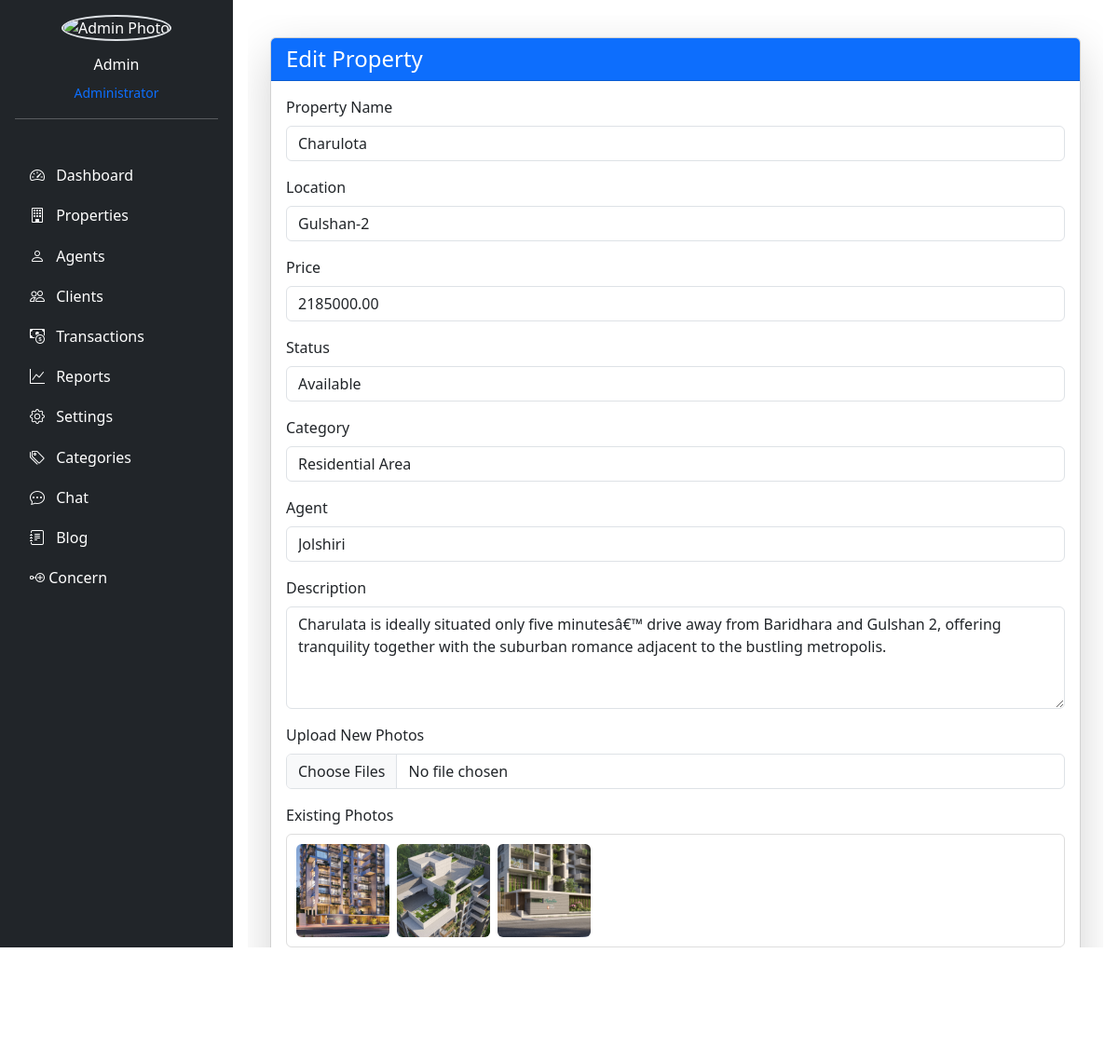
Page /admin/idx.php?page=property_form&id=3 (signed in) on the committed database.
### tables this page shows
CREATE TABLE `properties` (
  `id` int(11) NOT NULL,
  `category_id` int(11) DEFAULT NULL,
  `name` varchar(255) NOT NULL,
  `location` varchar(255) NOT NULL,
  `agent_id` int(11) DEFAULT NULL,
  `client_id` int(11) DEFAULT NULL,
  `price` decimal(12,2) NOT NULL,
  `photo` varchar(255) DEFAULT NULL,
  `status` enum('Available','Sold','Rented','Ongoing') DEFAULT 'Available',
  `description` text DEFAULT NULL,
  `created_at` timestamp NOT NULL DEFAULT current_timestamp()
);

CREATE TABLE `property_photos` (
  `id` int(11) NOT NULL,
  `property_id` int(11) NOT NULL,
  `photo` varchar(255) NOT NULL,
  `created_at` timestamp NOT NULL DEFAULT current_timestamp()
);

### admin/pages/property_form.php (the view, shortened to what this page needs)
<?php
require_once __DIR__ . "/../partials/db.php";
$id = $_GET['id'] ?? null;
$property = null;
if ($id) {
    $stmt = $conn->prepare("SELECT * FROM properties WHERE id = ?");
    $stmt->execute([$id]);
    $property = $stmt->fetch(PDO::FETCH_ASSOC);
}
?>
<div class="container-fluid p-4" style="height:100vh; overflow-y:auto;">
  <div class="card shadow-lg" style="min-height:95vh;">
    <div class="card-header bg-primary text-white sticky-top">
      <h4 class="mb-0"><?= $id ? "Edit Property" : "Add Property" ?></h4>
    </div>
    <div class="card-body">
      <form method="POST" enctype="multipart/form-data">
        <div class="mb-3">
          <label class="form-label">Property Name</label>
          <input type="text" name="name" class="form-control"
                 value="<?= htmlspecialchars($property['name'] ?? '') ?>" required>
        </div>
        <div class="mb-3">
          <label class="form-label">Location</label>
          <input type="text" name="location" class="form-control"
                 value="<?= htmlspecialchars($property['location'] ?? '') ?>" required>
        </div>
        <div class="mb-3">
          <label class="form-label">Price</label>
          <input type="number" name="price" class="form-control"
                 value="<?= htmlspecialchars($property['price'] ?? '') ?>" required>
        </div>
        <div class="mb-3">
          <label class="form-label">Status</label>
          <select name="status" class="form-control">
            <?php
            $statuses = ['Available', 'Sold', 'Ongoing','Rented'];
            foreach ($statuses as $s) {
                $selected = ($property['status'] ?? '') === $s ? 'selected' : '';
                echo "<option value='$s' $selected>$s</option>";
            }
            ?>
          </select>
        </div>
        <div class="mb-3">
          <label class="form-label">Category</label>
          <select name="category_id" class="form-control">
            <?php
            $cats = $conn->query("SELECT id, name FROM property_categories ORDER BY name ASC")->fetchAll(PDO::FETCH_ASSOC);
            foreach ($cats as $c) {
                $selected = ($property['category_id'] ?? '') == $c['id'] ? 'selected' : '';
                echo "<option value='{$c['id']}' $selected>{$c['name']}</option>";
            }
            ?>
          </select>
        </div>
        <div class="mb-3">
          <label class="form-label">Agent</label>
          <select name="agent_id" class="form-control">
            <?php
            $agents = $conn->query("SELECT id, name FROM agents ORDER BY name ASC")->fetchAll(PDO::FETCH_ASSOC);
            foreach ($agents as $a) {
                $selected = ($property['agent_id'] ?? '') == $a['id'] ? 'selected' : '';
                echo "<option value='{$a['id']}' $selected>{$a['name']}</option>";
            }
            ?>
          </select>
        </div>
        <div class="mb-3">
          <label class="form-label">Description</label>
          <textarea name="description" class="form-control" rows="4"><?= htmlspecialchars($property['description'] ?? '') ?></textarea>
        </div>
        <div class="mb-3">
          <label class="form-label">Upload New Photos</label>
          <input type="file" name="photos[]" class="form-control" multiple>
        </div>
        <?php if ($id): ?>
          <div class="mb-3">
            <label class="form-label">Existing Photos</label>
            <div class="d-flex flex-wrap gap-2" style="max-height:200px; overflow-y:auto; border:1px solid #ddd; padding:10px; border-radius:6px;">
              <?php
              $photos = $conn->prepare("SELECT * FROM property_photos WHERE property_id=?");
              $photos->execute([$id]);
              foreach ($photos as $p): ?>
                <img src="uploads/<?= htmlspecialchars($p['photo']) ?>"
                     style="width:100px; height:100px; object-fit:cover; border-radius:6px;">
              <?php endforeach; ?>
            </div>
          </div>
        <?php endif; ?>
        <div class="text-end">
          <button type="submit" class="btn btn-success px-4">
          </button>
        </div>
      </form>
    </div>
  </div>
</div>

### rows in the picture
properties: name "Charulota", location "Gulshan-2", price "2185000.00", description "Charulata is ideally situated only five minutesâ€™ drive away from Baridhara and Gulshan 2, offering tranquility together with the suburban romance adjacent to the bustling metropolis."
property_photos: photo (picture)
property_photos: photo (picture)
property_photos: photo (picture)

### other values in the picture
$adminName "Admin"
form field status "Available"
form field category_id "Residential Area"
form field agent_id "Jolshiri"
